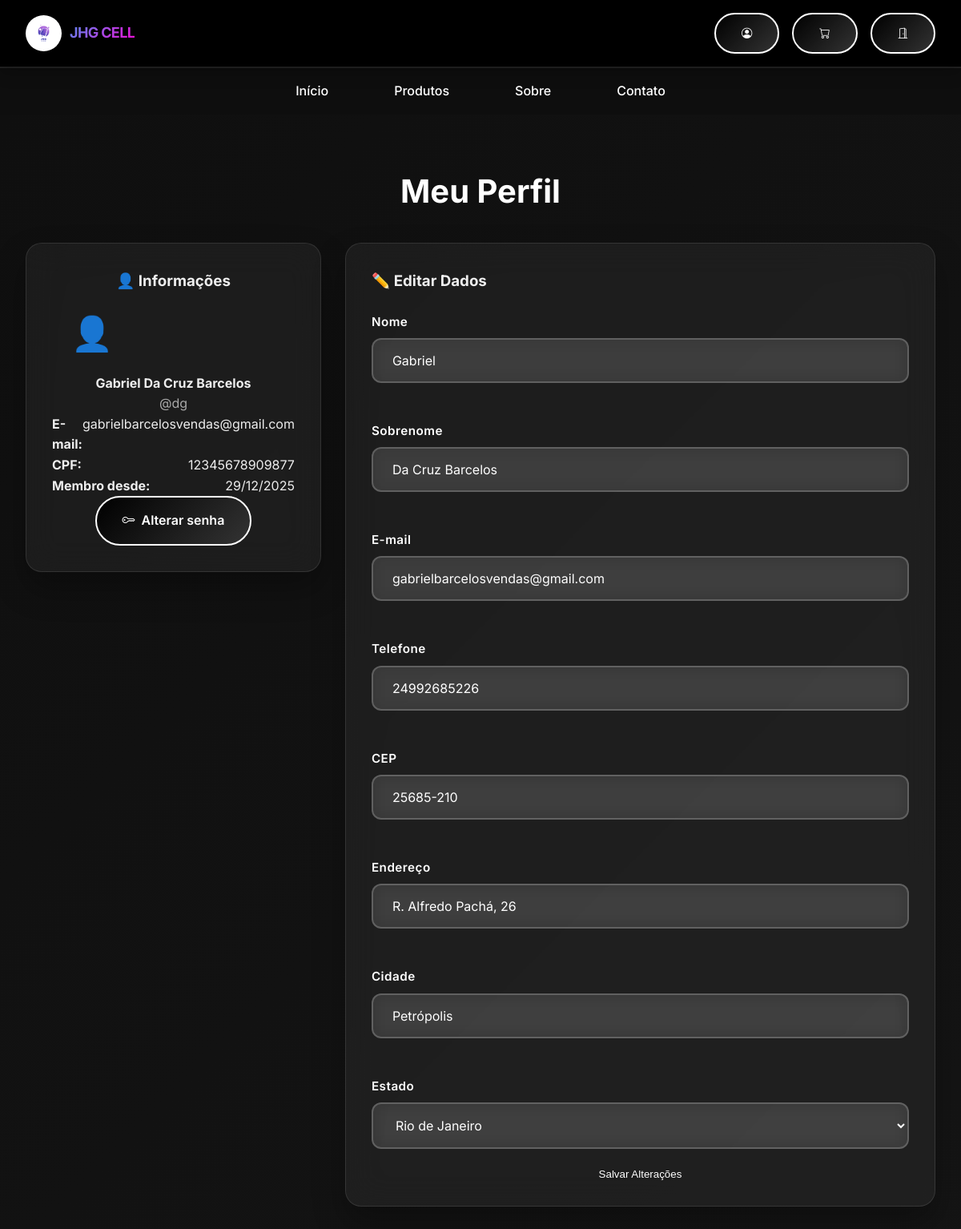
Page /perfil/ (signed in) on the committed database.
### loja/models.py (models this page shows, shortened)
class Cliente(models.Model):
    usuario = models.OneToOneField(User, on_delete=models.CASCADE)
    cpf = models.CharField(max_length=14, unique=True)
    telefone = models.CharField(max_length=20)
    endereco = models.CharField(max_length=255)
    cidade = models.CharField(max_length=100)
    estado = models.CharField(max_length=2)
    cep = models.CharField(max_length=9)
    data_cadastro = models.DateTimeField(auto_now_add=True)

### loja/views.py (the view, shortened to what this page needs)
# urls.py: path("perfil/", views.perfil, name="perfil"),
@login_required
def perfil(request):
    try:
        cliente = request.user.cliente
    except Cliente.DoesNotExist:
        messages.error(request, "Perfil não encontrado.")
        return redirect("home")
    context = {
        "cliente": cliente,
        "is_admin": False,
    }
    return render(request, "loja/perfil.html", context)

### loja/context_processors.py (called while the page is built)
def carrinho_context(request):
    return {
        'carrinho': Carrinho(request)
    }

### templates/loja/perfil.html (shortened to what this page needs)
{% extends 'base.html' %}
{% block content %}
<div class="perfil-page">
    <div class="perfil-container">
        <h1 class="perfil-title">Meu Perfil</h1>
        {% if is_admin %}
        <div class="perfil-grid">
            <div class="card card-info">
                <h3>🔐 Administrador</h3>
                <div class="avatar">👤</div>
                <h4>{{ user.get_full_name }}</h4>
                <p class="username">@{{ user.username }}</p>
                <span class="badge-admin">ADMINISTRADOR</span>
                <div class="info-list">
                    <p><strong>E-mail:</strong> {{ user.email }}</p>
                    <p><strong>Conta criada:</strong> {{ user.date_joined|date:"d/m/Y" }}</p>
                    <p><strong>Último login:</strong> {{ user.last_login|date:"d/m/Y H:i" }}</p>
                    <p><strong>Status:</strong> {% if user.is_active %}Ativo{% else %}Inativo{% endif %}</p>
                    <p><strong>Permissões:</strong> {% if user.is_superuser %}Super Admin{% else %}Staff{% endif %}</p>
                </div>
                <div style="display: flex; flex-direction: column; gap: 14px;">
                <a href="{% url 'admin:index' %}" class="btn">
                    <i class="bi bi-person-gear"></i> Painel Administrativo
                </a>
                <a href="{% url 'password_change' %}" class="btn" style="margin-top:16px;">
                    <i class="bi bi-key"></i> Alterar senha
                </a>
            </div>
            </div>
            <div class="card card-form">
                <h3>✏️ Editar Dados</h3>
                <form method="POST">
                    {% csrf_token %}
                    <label>Nome</label>
                    <input type="text" name="first_name" value="{{ user.first_name }}">
                    <label>Sobrenome</label>
                    <input type="text" name="last_name" value="{{ user.last_name }}">
                    <label>E-mail</label>
                    <input type="email" name="email" value="{{ user.email }}">
                    <label>Telefone</label>
                    <input type="text" name="telefone" value="{{ cliente.telefone }}">
                    <label>CEP</label>
                    <input type="text" name="cep" value="{{ cliente.cep }}">
                    <label>Endereço</label>
                    <input type="text" name="endereco" value="{{ cliente.endereco }}">
                    <label>Cidade</label>
                    <input type="text" name="cidade" value="{{ cliente.cidade }}">
                    <label>Estado</label>
                    <select name="estado">
                        <option value="SP" {% if cliente.estado == 'SP' %}selected{% endif %}>São Paulo</option>
                        <option value="RJ" {% if cliente.estado == 'RJ' %}selected{% endif %}>Rio de Janeiro</option>
                        <option value="MG" {% if cliente.estado == 'MG' %}selected{% endif %}>Minas Gerais</option>
                    </select>
                    <button type="submit" class="btn-primary">Salvar Alterações</button>
                </form>
            </div>
        </div>
        {% else %}
        <div class="perfil-grid">
            <div class="card card-info">
                <h3>👤 Informações</h3>
                <div class="avatar">👤</div>
                <h4>{{ user.get_full_name }}</h4>
                <p class="username">@{{ user.username }}</p>
                <div class="info-list">
                    <p><strong>E-mail:</strong> {{ user.email }}</p>
                    <p><strong>CPF:</strong> {{ cliente.cpf }}</p>
                    <p><strong>Membro desde:</strong> {{ cliente.data_cadastro|date:"d/m/Y" }}</p>
                </div>
                <a href="{% url 'password_change' %}" class="btn" style="margin-top:16px;">
                    <i class="bi bi-key"></i> Alterar senha
                </a>
            </div>
            <div class="card card-form">
                <h3>✏️ Editar Dados</h3>
                <form method="POST">
                    <label>Nome</label>
                    <input type="text" name="first_name" value="{{ user.first_name }}">
                    <label>Sobrenome</label>
                    <input type="text" name="last_name" value="{{ user.last_name }}">
                    <label>E-mail</label>
                    <input type="email" name="email" value="{{ user.email }}">
                    <label>Telefone</label>
                    <input type="text" name="telefone" value="{{ cliente.telefone }}">
                    <label>CEP</label>
                    <input type="text" name="cep" value="{{ cliente.cep }}">
                    <label>Endereço</label>
                    <input type="text" name="endereco" value="{{ cliente.endereco }}">
                    <label>Cidade</label>
                    <input type="text" name="cidade" value="{{ cliente.cidade }}">
                    <label>Estado</label>
                    <select name="estado">
                        <option value="RJ" {% if cliente.estado == 'RJ' %}selected{% endif %}>Rio de Janeiro</option>
                    </select>
                    <button type="submit" class="btn-primary">Salvar Alterações</button>
                </form>
            </div>
        </div>
        {% endif %}
    </div>
</div>
{% endblock %}

### templates/base.html (style rules this page uses)
* { margin: 0 !important; padding: 0 !important; box-sizing: border-box !important; background: transparent !important; border: none !important; border-top: none !important; border-bottom: none !important; border-left: none !important; border-right: none !important; }
html, body { height: 100vh !important; background: linear-gradient(135deg, #0f0f0f 0%, #1a1a1a 100%) !important; font-family: 'Inter', -apple-system, BlinkMacSystemFont, sans-serif !important; color: #ffffff !important; line-height: 1.6 !important; overflow-x: hidden !important; }
h1, h2, h3, h4, h5, h6, p, div, section { border: none !important; margin-top: 0 !important; margin-bottom: 0 !important; padding-top: 0 !important; padding-bottom: 0 !important; }
.btn { display: inline-flex !important; align-items: center !important; gap: 0.5rem !important; padding: 1rem 2rem !important; background: linear-gradient(135deg, #000000 0%, #333333 100%) !important; color: #ffffff !important; text-decoration: none !important; border: 2px solid #ffffff !important; border-radius: 50px !important; font-weight: 600 !important; cursor: pointer !important; transition: all 0.3s ease !important; position: relative !important; overflow: hidden !important; }
.btn::before { content: '' !important; position: absolute !important; top: 0 !important; left: -100% !important; width: 100% !important; height: 100% !important; background: linear-gradient(90deg, transparent, rgba(255,255,255,0.3), transparent) !important; transition: left 0.5s !important; }
input, textarea, select { width: 100% !important; padding: 1rem 1.5rem !important; margin: 0.5rem 0 1.5rem 0 !important; border: 2px solid rgba(255, 255, 255, 0.2) !important; border-radius: 12px !important; background: rgba(255, 255, 255, 0.1) !important; color: #ffffff !important; font-size: 1rem !important; font-family: inherit !important; backdrop-filter: blur(10px) !important; transition: all 0.3s ease !important; }
input::placeholder, textarea::placeholder { color: rgba(255, 255, 255, 0.6) !important; }
label { display: block !important; margin-top: 1.5rem !important; font-weight: 600 !important; color: #ffffff !important; font-size: 0.95rem !important; letter-spacing: 0.5px !important; }
.card { background: rgba(255, 255, 255, 0.05) !important; backdrop-filter: blur(20px) !important; border: 1px solid rgba(255, 255, 255, 0.1) !important; border-radius: 20px !important; padding: 2rem !important; margin: 2rem 0 !important; box-shadow: 0 20px 40px rgba(0, 0, 0, 0.3) !important; transition: all 0.3s ease !important; }
select option { background-color: #1a1a1a !important; color: #ffffff !important; }

### templates/loja/perfil.html (style rules this page uses)
.perfil-page { min-height: 100vh; padding: 40px 20px; background: linear-gradient(135deg, #667eea, #764ba2); }
.perfil-container { max-width: 1200px; margin: auto; }
.perfil-title { text-align: center; color: white; margin-bottom: 40px; font-size: 2.5rem; }
.perfil-grid { display: grid; grid-template-columns: 0.5fr 1.0fr; gap: 30px; }
.card { background: #111; border-radius: 20px; padding: 30px; box-shadow: 0 15px 40px rgba(0,0,0,0.6); color: #eee; }
.card-info { align-self: flex-start; padding: 20px; }
.card-info { text-align: center; background: linear-gradient(180deg, #1f1f2e, #14141d); }
.avatar { width: 100px; height: 100px; background: linear-gradient(135deg, #667eea, #764ba2); border-radius: 50%; margin: 15px auto; display: flex; align-items: center; justify-content: center; font-size: 42px; }
.username { color: #aaa; }
.info-list { text-align: left; margin-top: 20px; }
.info-list p { display: flex; justify-content: space-between; margin: 10px 0; }
input, select { width: 100%; padding: 12px; border-radius: 10px; border: none; background: #222; color: white; margin-bottom: 15px; }
.btn-primary { display: block; width: 100%; padding: 14px; border-radius: 10px; background: linear-gradient(135deg, #667eea, #764ba2); color: white; border: none; cursor: pointer; text-align: center; }

### rows in the picture
Cliente: cpf "12345678909877", data_cadastro "29/12/2025", telefone "24992685226", cep "25685-210", endereco "R. Alfredo Pachá, 26", cidade "Petrópolis", estado "Rio de Janeiro"

### other values in the picture
{{ user.get_full_name }} "Gabriel Da Cruz Barcelos"
{{ user.username }} "dg"
{{ user.email }} "gabrielbarcelosvendas@gmail.com"
